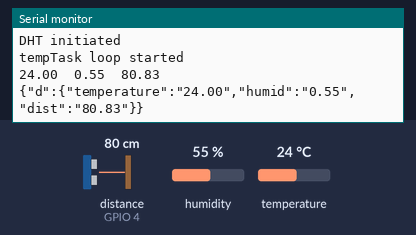
Simulated run of this sketch. Board: ESP32. Parts: the last lines printed to the serial monitor. The inputs (shaded band) are chosen by the test bench; at power-on: distance to the obstacle (sensor on GPIO 4) 80 cm, temperature 24 °C, humidity 55 %. The echo pulse lasts 58.3 µs per cm; WiFi joins after 1.5 s; servers stay silent unless stated; no MQTT or app messages arrive unless stated.

Above: at 3.2 s.
3.3 s: distance to the obstacle (sensor on GPIO 4) set to 2 cm
At 4.2 s:
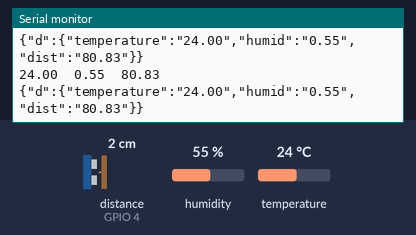
4.8 s: temperature set to 12 °C
At 5.9 s:
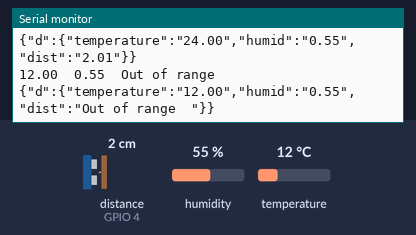
7.0 s: humidity set to 22 %
At 8.3 s:
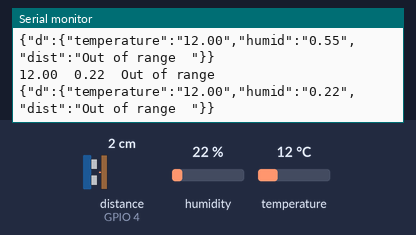
8.5 s: distance to the obstacle (sensor on GPIO 4) set to 4 cm
At 9.4 s:
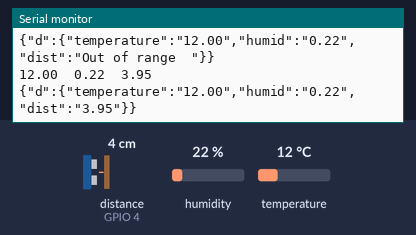
10.0 s: humidity set to 40 %
At 11.0 s:
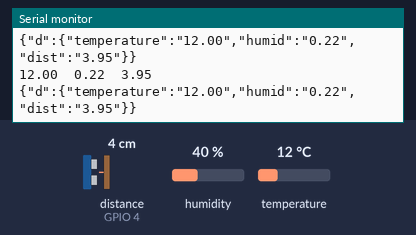
Timing chart, 0 to 12.5 s (numbered marks = the images above; inputs shaded):
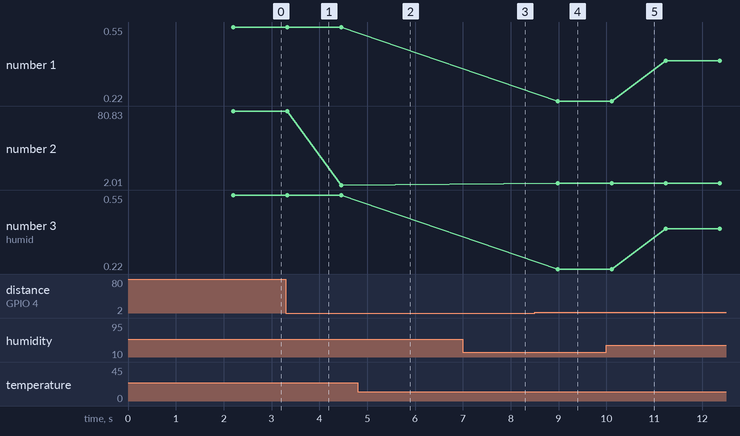

Measured:
- the behaviour switches between 2 and 3 cm on distance to the obstacle (sensor on GPIO 4) (found by bisection; images 3 and 4)
- after the input at 4.8 s, the serial monitor: prints a new line after 0.79 s (image 2)
- after the input at 7.0 s, the serial monitor: prints a new line after 0.85 s (image 3)
- after the input at 8.5 s, the serial monitor: prints a new line after 0.48 s (image 4)
- plotted number 1: 0.22 → 0.4 after the input at 10.0 s
- plotted number 2: 80.83 → 2.01 after the input at 3.3 s, 2.01 → 3.95 after the input at 8.5 s
- plotted number 3: 0.22 → 0.4 after the input at 10.0 s

The sketch:

controle.ino
```cpp
// This project shows how to read DHT sensors and  send data from an ESP32 board to flespi MQTT broker
/*************************     Includes      *********************************/
#include "DHTesp.h" // Click here to get the library: http://librarymanager/All#DHTesp
#include <WiFi.h> /* WiFi library needed for connecting to WiFi on ESP32 */
#include <PubSubClient.h> /* PubSubClient needed for MQTT based API */
#include <HardwareSerial.h>  /* HardwareSerial needed to assign relavant pins on the board for UART communication */
#include <Ticker.h>
#include <ArduinoJson.h>
#include "Adafruit_MQTT.h"
#include "Adafruit_MQTT_Client.h"
#include <NewPing.h>
#include <string.h>

/************************* MAIN DEFINITIONS *********************************/

const char* ssid = "Sahar PC";
const char* password = "sahar123" ;        /* Required WiFi PARAMETERS to connect to WiFi */

const char* mqttserver = "mqtt.flespi.io";
const char* mqttUser = "cGM4ycol5E1uL1fmOubwOuFqJ4yGdAmd6W6tYkERMv9lkewXzxhbRMppELVGb7J6";      // if you don't have MQTT Username, no need input
const char* mqttPassword = "";  // if you don't have MQTT Password, no need input
const int mqttPort = 1883; /* Establishing MQTT connection parammeters */

/********************* Global connection instances **************************/

DynamicJsonDocument jsonDoc(256);
JsonObject payload = jsonDoc.to<JsonObject>();
JsonObject status = payload.createNestedObject("d");
char msg[128];

WiFiClient espClient;  /* Creating WiFiClient to use the full WIFI API */
PubSubClient client(espClient);  /* Creates pub */

/** Task handle for the light value read task */
TaskHandle_t tempTaskHandle = NULL;
/** Ticker for temperature reading */
Ticker tempTicker;
/** Comfort profile */
ComfortState cf;
/** Flag if task should run */
bool tasksEnabled = false;
/** Pin number for DHT11 data pin */

#define TRIGGER_PIN 2
#define ECHO_PIN 4
#define MAX_DISTANCE 400

#define dhtPin 5 //DHT-11 Output Pin connection

NewPing sonar(TRIGGER_PIN, ECHO_PIN, MAX_DISTANCE);
DHTesp dht;


String Temp , Humid , Dist;
float humidity, temperature ;

/**
 * Task to reads temperature from DHT11 sensor
 * @param pvParameters
 *    pointer to task parameters
 */
void tempTask(void *pvParameters) {
  Serial.println("tempTask loop started");
  while (1) // tempTask loop
  {
    if (tasksEnabled) {
      // Get temperature values
      getTemperature();
    }
    // Got sleep again
    vTaskSuspend(NULL);
  }
}


/**
 * initTemp
 * Setup DHT library
 * Setup task and timer for repeated measurement
 * @return bool
 *    true if task and timer are started
 *    false if task or timer couldn't be started
 */
bool initTemp() {
  byte resultValue = 0;
  // Initialize temperature sensor
	dht.setup(dhtPin, DHTesp::DHT11);
	Serial.println("DHT initiated");

  // Start task to get temperature
	xTaskCreatePinnedToCore(
			tempTask,                       /* Function to implement the task */
			"tempTask ",                    /* Name of the task */
			4000,                           /* Stack size in words */
			NULL,                           /* Task input parameter */
			5,                              /* Priority of the task */
			&tempTaskHandle,                /* Task handle. */
			1);                             /* Core where the task should run */

  if (tempTaskHandle == NULL) {
    Serial.println("Failed to start task for temperature update");
    return false;
  } else {
    // Start update of environment data every 20 seconds
    tempTicker.attach(20, triggerGetTemp);
  }
  return true;
}

/**
 * triggerGetTemp
 * Sets flag dhtUpdated to true for handling in loop()
 * called by Ticker getTempTimer
 */
void triggerGetTemp() {
  if (tempTaskHandle != NULL) {
	   xTaskResumeFromISR(tempTaskHandle);
  }
}

/**
 * getTemperature
 * Reads temperature from DHT11 sensor
 * @return bool
 *    true if temperature could be aquired
 *    false if aquisition failed
*/
bool getTemperature() {

    float distance, duration;
    float soundsp , soundcm;
    int iterations = 5 ;
   // Reading temperature for humidity takes about 250 milliseconds!
   // Sensor readings may also be up to 2 seconds 'old' (it's a very slow sensor)
   TempAndHumidity newValues = dht.getTempAndHumidity();
   // Check if any reads failed and exit early (to try again).
   if (dht.getStatus() != 0) {
    Serial.println("DHT11 error status: " + String(dht.getStatusString()));
    return false;
  }
    humidity=newValues.humidity;
    temperature= newValues.temperature ;

    Temp=String(newValues.temperature);
    Humid= String(newValues.humidity/100);

  	return true;
  }
/**
 * getdistance
 * Reads temperature from DHT11 sensor
 * @return bool
 *    true if temperature could be aquired
 *    false if aquisition failed
*/
bool getDistance() {
    float distance, duration;
    float soundsp , soundcm;
    int iterations = 5 ;
    soundsp = 331.4 + (0.606 * temperature) + (0.0124 * humidity ) ;
    soundcm = soundsp / 10000 ;

    duration = sonar.ping_median(iterations); //distance = sonar.ping_cm();
    distance = (duration/2) * soundcm ;

      if (distance >= 400 || distance <= 2){
       Dist="Out of range  ";
    }
    else {
        Dist=String(distance);
       }
   return true;
    }
/**
 * callback
 * The PubSubClient MQTT API allows you to define how the system responds to a MQTT message, known as the 'callback' response,
this is where we will react to incoming data and instructions
 */
void callback(char* topic, byte* payload, unsigned int length) {

  Serial.print("Message arrived in topic: ");
  Serial.println(topic);

  Serial.print("Message:");
  for (int i = 0; i < length; i++) {
    Serial.print((char)payload[i]);
  }

  Serial.println();
  Serial.println("-----------------------");


}

/*************************** Sketch Code ************************************/

void setup()
{
  Serial.begin(115200);
  /*Connect to WiFi first*/
  WiFi.begin(ssid, password);
  /*Loop until connected*/
  while (WiFi.status() != WL_CONNECTED) {
    delay(2000);
    Serial.println("Connecting to WiFi..");
  }
  Serial.println("Connected to the WiFi network");
 // establish MQTT connection
   client.setServer(mqttserver, mqttPort);
  client.setCallback(callback);
   /*Loop until connected*/
   while (!client.connected()) {
    Serial.println("Connecting to MQTT...");
    if (client.connect("ESP32", mqttUser, mqttPassword )) {
      Serial.println("connected");
    } else {
      Serial.print("failed with state ");
      Serial.print(client.state());
      delay(2000);
    }
  }

  Serial.println();
  Serial.println("DHT ESP32 example with tasks");
  initTemp();
  // Signal end of setup() to tasks
  tasksEnabled = true;
}

void loop() {
   DynamicJsonDocument jsonDoc(256);
   JsonObject payload = jsonDoc.to<JsonObject>();
   JsonObject status = payload.createNestedObject("d");
   char msg[128];
  getTemperature();
  getDistance();
  status["temperature"]=Temp;
  status["humid"]=Humid;
  status["dist"]=Dist;
  Serial.println( Temp+"  "+Humid+"  "+Dist) ;
  serializeJson(jsonDoc,msg);
  Serial.println(msg);
  client.publish("ESP32",msg);
  memset(msg,0,sizeof(msg)) ;
  Serial.println(msg);
  jsonDoc.clear();
  delay(1000);


}
```
